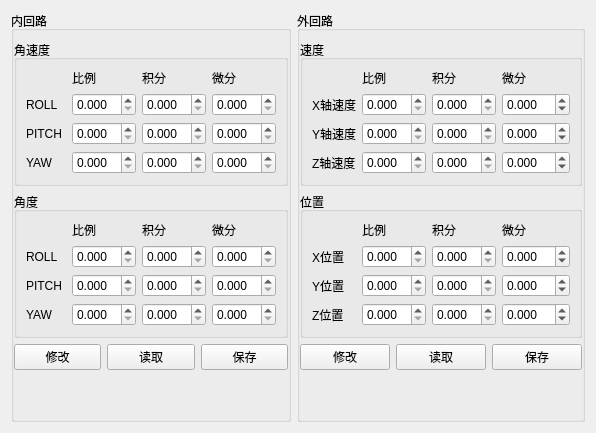
     <widget class="QWidget" name="tab_1">
      <attribute name="title">
       <string>多旋翼</string>
      </attribute>
      <layout class="QGridLayout" name="gridLayout_20">
       <item row="0" column="0">
        <widget class="QGroupBox" name="groupBox_3">
         <property name="title">
          <string>内回路</string>
         </property>
         <layout class="QGridLayout" name="gridLayout_4">
          <property name="leftMargin">
           <number>0</number>
          </property>
          <property name="rightMargin">
           <number>0</number>
          </property>
          <item row="0" column="0">
           <widget class="QGroupBox" name="groupBox_7">
            <property name="title">
             <string>角速度</string>
            </property>
            <layout class="QGridLayout" name="gridLayout_6">
             <item row="3" column="0">
              <widget class="QLabel" name="label">
               <property name="text">
                <string>PITCH</string>
               </property>
              </widget>
             </item>
             <item row="1" column="2">
              <widget class="QLabel" name="label_8">
               <property name="text">
                <string>积分</string>
               </property>
              </widget>
             </item>
             <item row="1" column="1">
              <widget class="QLabel" name="label_7">
               <property name="text">
                <string>比例</string>
               </property>
              </widget>
             </item>
             <item row="5" column="0">
              <widget class="QLabel" name="label_2">
               <property name="text">
                <string>YAW</string>
               </property>
              </widget>
             </item>
             <item row="1" column="3">
              <widget class="QLabel" name="label_9">
               <property name="text">
                <string>微分</string>
               </property>
              </widget>
             </item>
             <item row="2" column="0">
              <widget class="QLabel" name="label_3">
               <property name="text">
                <string>ROLL</string>
               </property>
              </widget>
             </item>
             <item row="2" column="1">
              <widget class="QDoubleSpinBox" name="Rotor_Inside_Gyro_Roll_P_Box">
               <property name="decimals">
                <number>3</number>
               </property>
               <property name="maximum">
                <double>60.000000000000000</double>
               </property>
               <property name="singleStep">
                <double>0.001000000000000</double>
               </property>
              </widget>
             </item>
             <item row="2" column="2">
              <widget class="QDoubleSpinBox" name="Rotor_Inside_Gyro_Roll_I_Box">
               <property name="decimals">
                <number>3</number>
               </property>
               <property name="maximum">
                <double>60.000000000000000</double>
               </property>
               <property name="singleStep">
                <double>0.001000000000000</double>
               </property>
              </widget>
             </item>
             <item row="2" column="3">
              <widget class="QDoubleSpinBox" name="Rotor_Inside_Gyro_Roll_D_Box">
               <property name="decimals">
                <number>3</number>
               </property>
               <property name="maximum">
                <double>60.000000000000000</double>
               </property>
               <property name="singleStep">
                <double>0.001000000000000</double>
               </property>
              </widget>
             </item>
             <item row="3" column="1">
              <widget class="QDoubleSpinBox" name="Rotor_Inside_Gyro_Pitch_P_Box">
               <property name="decimals">
                <number>3</number>
               </property>
               <property name="maximum">
                <double>60.000000000000000</double>
               </property>
               <property name="singleStep">
                <double>0.001000000000000</double>
               </property>
              </widget>
             </item>
             <item row="3" column="2">
              <widget class="QDoubleSpinBox" name="Rotor_Inside_Gyro_Pitch_I_Box">
               <property name="decimals">
                <number>3</number>
               </property>
               <property name="maximum">
                <double>60.000000000000000</double>
               </property>
               <property name="singleStep">
                <double>0.001000000000000</double>
               </property>
              </widget>
             </item>
             <item row="3" column="3">
              <widget class="QDoubleSpinBox" name="Rotor_Inside_Gyro_Pitch_D_Box">
               <property name="decimals">
                <number>3</number>
               </property>
               <property name="maximum">
                <double>60.000000000000000</double>
               </property>
               <property name="singleStep">
                <double>0.001000000000000</double>
               </property>
              </widget>
             </item>
             <item row="5" column="1">
              <widget class="QDoubleSpinBox" name="Rotor_Inside_Gyro_Yaw_P_Box">
               <property name="decimals">
                <number>3</number>
               </property>
               <property name="maximum">
                <double>60.000000000000000</double>
               </property>
               <property name="singleStep">
                <double>0.001000000000000</double>
               </property>
              </widget>
             </item>
             <item row="5" column="2">
              <widget class="QDoubleSpinBox" name="Rotor_Inside_Gyro_Yaw_I_Box">
               <property name="decimals">
                <number>3</number>
               </property>
               <property name="maximum">
                <double>60.000000000000000</double>
               </property>
               <property name="singleStep">
                <double>0.001000000000000</double>
               </property>
              </widget>
             </item>
             <item row="5" column="3">
              <widget class="QDoubleSpinBox" name="Rotor_Inside_Gyro_Yaw_D_Box">
               <property name="decimals">
                <number>3</number>
               </property>
               <property name="maximum">
                <double>60.000000000000000</double>
               </property>
               <property name="singleStep">
                <double>0.001000000000000</double>
               </property>
              </widget>
             </item>
            </layout>
           </widget>
          </item>
          <item row="1" column="0">
           <widget class="QGroupBox" name="groupBox_8">
            <property name="title">
             <string>角度</string>
            </property>
            <layout class="QGridLayout" name="gridLayout_5">
             <item row="0" column="1">
              <widget class="QLabel" name="label_10">
               <property name="text">
                <string>比例</string>
               </property>
              </widget>
             </item>
             <item row="0" column="2">
              <widget class="QLabel" name="label_11">
               <property name="text">
                <string>积分</string>
               </property>
              </widget>
             </item>
             <item row="0" column="3">
              <widget class="QLabel" name="label_12">
               <property name="text">
                <string>微分</string>
               </property>
              </widget>
             </item>
             <item row="8" column="0">
              <widget class="QLabel" name="label_6">
               <property name="text">
                <string>YAW</string>
               </property>
              </widget>
             </item>
             <item row="6" column="0">
              <widget class="QLabel" name="label_5">
               <property name="text">
                <string>PITCH </string>
               </property>
              </widget>
             </item>
             <item row="2" column="0">
              <widget class="QLabel" name="label_4">
               <property name="text">
                <string>ROLL</string>
               </property>
              </widget>
             </item>
             <item row="2" column="1">
              <widget class="QDoubleSpinBox" name="Rotor_Inside_Angle_Roll_P_Box">
               <property name="decimals">
                <number>3</number>
               </property>
               <property name="maximum">
                <double>60.000000000000000</double>
               </property>
               <property name="singleStep">
                <double>0.001000000000000</double>
               </property>
              </widget>
             </item>
             <item row="2" column="2">
              <widget class="QDoubleSpinBox" name="Rotor_Inside_Angle_Roll_I_Box">
               <property name="decimals">
                <number>3</number>
               </property>
               <property name="maximum">
                <double>60.000000000000000</double>
               </property>
               <property name="singleStep">
                <double>0.001000000000000</double>
               </property>
              </widget>
             </item>
             <item row="2" column="3">
              <widget class="QDoubleSpinBox" name="Rotor_Inside_Angle_Roll_D_Box">
               <property name="decimals">
                <number>3</number>
               </property>
               <property name="maximum">
                <double>60.000000000000000</double>
               </property>
               <property name="singleStep">
                <double>0.001000000000000</double>
               </property>
              </widget>
             </item>
             <item row="6" column="1">
              <widget class="QDoubleSpinBox" name="Rotor_Inside_Angle_Pitch_P_Box">
               <property name="decimals">
                <number>3</number>
               </property>
               <property name="maximum">
                <double>60.000000000000000</double>
               </property>
               <property name="singleStep">
                <double>0.001000000000000</double>
               </property>
              </widget>
             </item>
             <item row="6" column="2">
              <widget class="QDoubleSpinBox" name="Rotor_Inside_Angle_Pitch_I_Box">
               <property name="decimals">
                <number>3</number>
               </property>
               <property name="maximum">
                <double>60.000000000000000</double>
               </property>
               <property name="singleStep">
                <double>0.001000000000000</double>
               </property>
              </widget>
             </item>
             <item row="6" column="3">
              <widget class="QDoubleSpinBox" name="Rotor_Inside_Angle_Pitch_D_Box">
               <property name="decimals">
                <number>3</number>
               </property>
               <property name="maximum">
                <double>60.000000000000000</double>
               </property>
               <property name="singleStep">
                <double>0.001000000000000</double>
               </property>
              </widget>
             </item>
             <item row="8" column="1">
              <widget class="QDoubleSpinBox" name="Rotor_Inside_Angle_Yaw_P_Box">
               <property name="decimals">
                <number>3</number>
               </property>
               <property name="maximum">
                <double>60.000000000000000</double>
               </property>
               <property name="singleStep">
                <double>0.001000000000000</double>
               </property>
              </widget>
             </item>
             <item row="8" column="2">
              <widget class="QDoubleSpinBox" name="Rotor_Inside_Angle_Yaw_I_Box">
               <property name="decimals">
                <number>3</number>
               </property>
               <property name="maximum">
                <double>60.000000000000000</double>
               </property>
               <property name="singleStep">
                <double>0.001000000000000</double>
               </property>
              </widget>
             </item>
             <item row="8" column="3">
              <widget class="QDoubleSpinBox" name="Rotor_Inside_Angle_Yaw_D_Box">
               <property name="decimals">
                <number>3</number>
               </property>
               <property name="maximum">
                <double>60.000000000000000</double>
               </property>
               <property name="singleStep">
                <double>0.001000000000000</double>
               </property>
              </widget>
             </item>
            </layout>
           </widget>
          </item>
          <item row="2" column="0">
           <layout class="QHBoxLayout" name="horizontalLayout">
            <item>
             <widget class="QPushButton" name="Rotor_Inside_Write_Button">
              <property name="text">
               <string>修改</string>
              </property>
             </widget>
            </item>
            <item>
             <widget class="QPushButton" name="Rotor_Inside_Read_Button">
              <property name="text">
               <string>读取</string>
              </property>
             </widget>
            </item>
            <item>
             <widget class="QPushButton" name="Rotor_Inside_Save_Button">
              <property name="text">
               <string>保存</string>
              </property>
             </widget>
            </item>
           </layout>
          </item>
          <item row="3" column="0">
           <spacer name="verticalSpacer_4">
            <property name="orientation">
             <enum>Qt::Vertical</enum>
            </property>
            <property name="sizeHint" stdset="0">
             <size>
              <width>20</width>
              <height>40</height>
             </size>
            </property>
           </spacer>
          </item>
         </layout>
        </widget>
       </item>
       <item row="0" column="1">
        <widget class="QGroupBox" name="groupBox_4">
         <property name="title">
          <string>外回路</string>
         </property>
         <layout class="QGridLayout" name="gridLayout_15">
          <property name="leftMargin">
           <number>0</number>
          </property>
          <property name="rightMargin">
           <number>0</number>
          </property>
          <item row="1" column="0">
           <widget class="QGroupBox" name="groupBox_12">
            <property name="title">
             <string>位置</string>
            </property>
            <layout class="QGridLayout" name="gridLayout_11">
             <item row="0" column="1">
              <widget class="QLabel" name="label_31">
               <property name="text">
                <string>比例</string>
               </property>
              </widget>
             </item>
             <item row="0" column="2">
              <widget class="QLabel" name="label_32">
               <property name="text">
                <string>积分</string>
               </property>
              </widget>
             </item>
             <item row="0" column="3">
              <widget class="QLabel" name="label_33">
               <property name="text">
                <string>微分</string>
               </property>
              </widget>
             </item>
             <item row="2" column="0">
              <widget class="QLabel" name="label_34">
               <property name="text">
                <string>X位置</string>
               </property>
              </widget>
             </item>
             <item row="6" column="0">
              <widget class="QLabel" name="label_35">
               <property name="text">
                <string>Y位置</string>
               </property>
              </widget>
             </item>
             <item row="8" column="0">
              <widget class="QLabel" name="label_36">
               <property name="text">
                <string>Z位置</string>
               </property>
              </widget>
             </item>
             <item row="8" column="1">
              <widget class="QDoubleSpinBox" name="Rotor_Outside_Position_Z_P_Box">
               <property name="decimals">
                <number>3</number>
               </property>
               <property name="maximum">
                <double>60.000000000000000</double>
               </property>
               <property name="singleStep">
                <double>0.001000000000000</double>
               </property>
              </widget>
             </item>
             <item row="8" column="2">
              <widget class="QDoubleSpinBox" name="Rotor_Outside_Position_Z_I_Box">
               <property name="decimals">
                <number>3</number>
               </property>
               <property name="maximum">
                <double>60.000000000000000</double>
               </property>
               <property name="singleStep">
                <double>0.001000000000000</double>
               </property>
              </widget>
             </item>
             <item row="8" column="3">
              <widget class="QDoubleSpinBox" name="Rotor_Outside_Position_Z_D_Box">
               <property name="decimals">
                <number>3</number>
               </property>
               <property name="minimum">
                <double>-60.000000000000000</double>
               </property>
               <property name="maximum">
                <double>60.000000000000000</double>
               </property>
               <property name="singleStep">
                <double>0.001000000000000</double>
               </property>
              </widget>
             </item>
             <item row="6" column="3">
              <widget class="QDoubleSpinBox" name="Rotor_Outside_Position_Y_D_Box">
               <property name="decimals">
                <number>3</number>
               </property>
               <property name="minimum">
                <double>-60.000000000000000</double>
               </property>
               <property name="maximum">
                <double>60.000000000000000</double>
               </property>
               <property name="singleStep">
                <double>0.001000000000000</double>
               </property>
              </widget>
             </item>
             <item row="6" column="2">
              <widget class="QDoubleSpinBox" name="Rotor_Outside_Position_Y_I_Box">
               <property name="decimals">
                <number>3</number>
               </property>
               <property name="maximum">
                <double>60.000000000000000</double>
               </property>
               <property name="singleStep">
                <double>0.001000000000000</double>
               </property>
              </widget>
             </item>
             <item row="6" column="1">
              <widget class="QDoubleSpinBox" name="Rotor_Outside_Position_Y_P_Box">
               <property name="decimals">
                <number>3</number>
               </property>
               <property name="maximum">
                <double>60.000000000000000</double>
               </property>
               <property name="singleStep">
                <double>0.001000000000000</double>
               </property>
              </widget>
             </item>
             <item row="2" column="1">
              <widget class="QDoubleSpinBox" name="Rotor_Outside_Position_X_P_Box">
               <property name="decimals">
                <number>3</number>
               </property>
               <property name="maximum">
                <double>60.000000000000000</double>
               </property>
               <property name="singleStep">
                <double>0.001000000000000</double>
               </property>
              </widget>
             </item>
             <item row="2" column="2">
              <widget class="QDoubleSpinBox" name="Rotor_Outside_Position_X_I_Box">
               <property name="decimals">
                <number>3</number>
               </property>
               <property name="maximum">
                <double>60.000000000000000</double>
               </property>
               <property name="singleStep">
                <double>0.001000000000000</double>
               </property>
              </widget>
             </item>
             <item row="2" column="3">
              <widget class="QDoubleSpinBox" name="Rotor_Outside_Position_X_D_Box">
               <property name="decimals">
                <number>3</number>
               </property>
               <property name="minimum">
                <double>-60.000000000000000</double>
               </property>
               <property name="maximum">
                <double>60.000000000000000</double>
               </property>
               <property name="singleStep">
                <double>0.001000000000000</double>
               </property>
              </widget>
             </item>
            </layout>
           </widget>
          </item>
          <item row="0" column="0">
           <widget class="QGroupBox" name="groupBox_11">
            <property name="title">
             <string>速度</string>
            </property>
            <layout class="QGridLayout" name="gridLayout_10">
             <item row="3" column="0">
              <widget class="QLabel" name="label_25">
               <property name="text">
                <string>Y轴速度</string>
               </property>
              </widget>
             </item>
             <item row="1" column="2">
              <widget class="QLabel" name="label_26">
               <property name="text">
                <string>积分</string>
               </property>
              </widget>
             </item>
             <item row="1" column="1">
              <widget class="QLabel" name="label_27">
               <property name="text">
                <string>比例</string>
               </property>
              </widget>
             </item>
             <item row="5" column="0">
              <widget class="QLabel" name="label_28">
               <property name="text">
                <string>Z轴速度</string>
               </property>
              </widget>
             </item>
             <item row="1" column="3">
              <widget class="QLabel" name="label_29">
               <property name="text">
                <string>微分</string>
               </property>
              </widget>
             </item>
             <item row="2" column="0">
              <widget class="QLabel" name="label_30">
               <property name="text">
                <string>X轴速度</string>
               </property>
              </widget>
             </item>
             <item row="2" column="1">
              <widget class="QDoubleSpinBox" name="Rotor_Outside_Speed_X_P_Box">
               <property name="decimals">
                <number>3</number>
               </property>
               <property name="maximum">
                <double>60.000000000000000</double>
               </property>
               <property name="singleStep">
                <double>0.001000000000000</double>
               </property>
              </widget>
             </item>
             <item row="2" column="2">
              <widget class="QDoubleSpinBox" name="Rotor_Outside_Speed_X_I_Box">
               <property name="decimals">
                <number>3</number>
               </property>
               <property name="maximum">
                <double>60.000000000000000</double>
               </property>
               <property name="singleStep">
                <double>0.001000000000000</double>
               </property>
              </widget>
             </item>
             <item row="2" column="3">
              <widget class="QDoubleSpinBox" name="Rotor_Outside_Speed_X_D_Box">
               <property name="decimals">
                <number>3</number>
               </property>
               <property name="minimum">
                <double>-60.000000000000000</double>
               </property>
               <property name="maximum">
                <double>60.000000000000000</double>
               </property>
               <property name="singleStep">
                <double>0.001000000000000</double>
               </property>
              </widget>
             </item>
             <item row="3" column="1">
              <widget class="QDoubleSpinBox" name="Rotor_Outside_Speed_Y_P_Box">
               <property name="decimals">
                <number>3</number>
               </property>
               <property name="maximum">
                <double>60.000000000000000</double>
               </property>
               <property name="singleStep">
                <double>0.001000000000000</double>
               </property>
              </widget>
             </item>
             <item row="3" column="2">
              <widget class="QDoubleSpinBox" name="Rotor_Outside_Speed_Y_I_Box">
               <property name="decimals">
                <number>3</number>
               </property>
               <property name="maximum">
                <double>60.000000000000000</double>
               </property>
               <property name="singleStep">
                <double>0.001000000000000</double>
               </property>
              </widget>
             </item>
             <item row="3" column="3">
              <widget class="QDoubleSpinBox" name="Rotor_Outside_Speed_Y_D_Box">
               <property name="decimals">
                <number>3</number>
               </property>
               <property name="minimum">
                <double>-60.000000000000000</double>
               </property>
               <property name="maximum">
                <double>60.000000000000000</double>
               </property>
               <property name="singleStep">
                <double>0.001000000000000</double>
               </property>
              </widget>
             </item>
             <item row="5" column="1">
              <widget class="QDoubleSpinBox" name="Rotor_Outside_Speed_Z_P_Box">
               <property name="decimals">
                <number>3</number>
               </property>
               <property name="maximum">
                <double>60.000000000000000</double>
               </property>
               <property name="singleStep">
                <double>0.001000000000000</double>
               </property>
              </widget>
             </item>
             <item row="5" column="2">
              <widget class="QDoubleSpinBox" name="Rotor_Outside_Speed_Z_I_Box">
               <property name="decimals">
                <number>3</number>
               </property>
               <property name="maximum">
                <double>60.000000000000000</double>
               </property>
               <property name="singleStep">
                <double>0.001000000000000</double>
               </property>
              </widget>
             </item>
             <item row="5" column="3">
              <widget class="QDoubleSpinBox" name="Rotor_Outside_Speed_Z_D_Box">
               <property name="decimals">
                <number>3</number>
               </property>
               <property name="minimum">
                <double>-60.000000000000000</double>
               </property>
               <property name="maximum">
                <double>60.000000000000000</double>
               </property>
               <property name="singleStep">
                <double>0.001000000000000</double>
               </property>
              </widget>
             </item>
            </layout>
           </widget>
          </item>
          <item row="2" column="0">
           <layout class="QHBoxLayout" name="horizontalLayout_3">
            <item>
             <widget class="QPushButton" name="Rotor_Outsde_Write_Button">
              <property name="text">
               <string>修改</string>
              </property>
             </widget>
            </item>
            <item>
             <widget class="QPushButton" name="Rotor_Outsde_Read_Button">
              <property name="text">
               <string>读取</string>
              </property>
             </widget>
            </item>
            <item>
             <widget class="QPushButton" name="Rotor_Outside_Save_Button">
              <property name="text">
               <string>保存</string>
              </property>
             </widget>
            </item>
           </layout>
          </item>
          <item row="3" column="0">
           <spacer name="verticalSpacer_5">
            <property name="orientation">
             <enum>Qt::Vertical</enum>
            </property>
            <property name="sizeHint" stdset="0">
             <size>
              <width>20</width>
              <height>40</height>
             </size>
            </property>
           </spacer>
          </item>
         </layout>
        </widget>
       </item>
      </layout>
     </widget>
